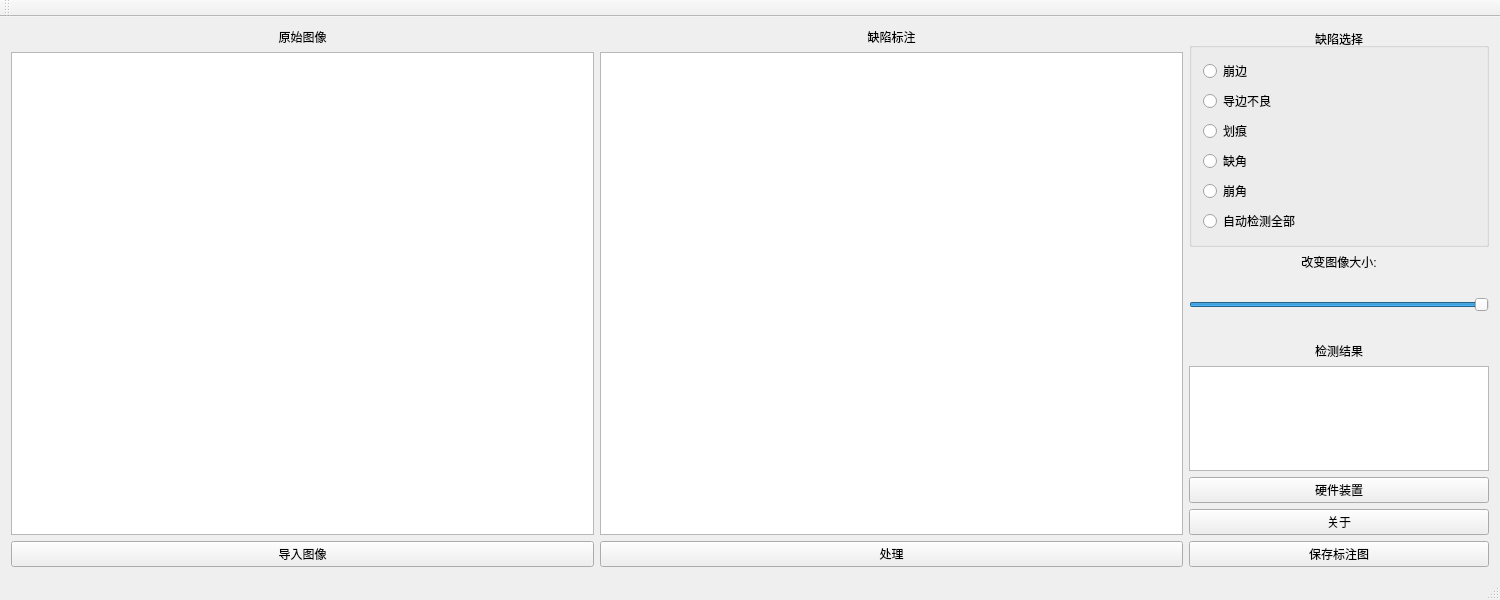
<?xml version="1.0" encoding="UTF-8"?>
<ui version="4.0">
 <class>MainWindow</class>
 <widget class="QMainWindow" name="MainWindow">
  <property name="geometry">
   <rect>
    <x>0</x>
    <y>0</y>
    <width>1500</width>
    <height>600</height>
   </rect>
  </property>
  <property name="windowTitle">
   <string>MainWindow</string>
  </property>
  <widget class="QWidget" name="centralWidget">
   <layout class="QGridLayout" name="gridLayout_2">
    <item row="1" column="1">
     <widget class="QLabel" name="Label">
      <property name="sizePolicy">
       <sizepolicy hsizetype="Minimum" vsizetype="Fixed">
        <horstretch>0</horstretch>
        <verstretch>0</verstretch>
       </sizepolicy>
      </property>
      <property name="text">
       <string>改变图像大小:</string>
      </property>
      <property name="alignment">
       <set>Qt::AlignCenter</set>
      </property>
     </widget>
    </item>
    <item row="8" column="1">
     <layout class="QVBoxLayout" name="verticalLayout_2">
      <item>
       <widget class="QLabel" name="label">
        <property name="sizePolicy">
         <sizepolicy hsizetype="Minimum" vsizetype="Preferred">
          <horstretch>0</horstretch>
          <verstretch>0</verstretch>
         </sizepolicy>
        </property>
        <property name="minimumSize">
         <size>
          <width>300</width>
          <height>0</height>
         </size>
        </property>
        <property name="text">
         <string>检测结果</string>
        </property>
        <property name="alignment">
         <set>Qt::AlignCenter</set>
        </property>
       </widget>
      </item>
      <item>
       <widget class="QTextBrowser" name="result">
        <property name="sizePolicy">
         <sizepolicy hsizetype="Minimum" vsizetype="Minimum">
          <horstretch>0</horstretch>
          <verstretch>0</verstretch>
         </sizepolicy>
        </property>
        <property name="minimumSize">
         <size>
          <width>0</width>
          <height>100</height>
         </size>
        </property>
       </widget>
      </item>
      <item>
       <widget class="QPushButton" name="HardwareButtom">
        <property name="text">
         <string>硬件装置</string>
        </property>
       </widget>
      </item>
      <item>
       <widget class="QPushButton" name="About">
        <property name="text">
         <string>关于</string>
        </property>
       </widget>
      </item>
      <item>
       <widget class="QPushButton" name="SaveButtom">
        <property name="text">
         <string>保存标注图</string>
        </property>
       </widget>
      </item>
     </layout>
    </item>
    <item row="0" column="0" rowspan="9">
     <layout class="QGridLayout" name="gridLayout">
      <item row="1" column="0">
       <widget class="QGraphicsView" name="InputImage"/>
      </item>
      <item row="0" column="1">
       <widget class="QLabel" name="OutputLabel">
        <property name="text">
         <string>缺陷标注</string>
        </property>
        <property name="alignment">
         <set>Qt::AlignCenter</set>
        </property>
       </widget>
      </item>
      <item row="0" column="0">
       <widget class="QLabel" name="InputLabel">
        <property name="text">
         <string>原始图像</string>
        </property>
        <property name="alignment">
         <set>Qt::AlignCenter</set>
        </property>
       </widget>
      </item>
      <item row="2" column="0">
       <widget class="QPushButton" name="OpenButtom">
        <property name="text">
         <string>导入图像</string>
        </property>
       </widget>
      </item>
      <item row="2" column="1">
       <widget class="QPushButton" name="ProcessButtom">
        <property name="text">
         <string>处理</string>
        </property>
       </widget>
      </item>
      <item row="1" column="1">
       <widget class="QGraphicsView" name="OutputImage"/>
      </item>
     </layout>
    </item>
    <item row="3" column="1">
     <widget class="QSlider" name="SizeSlider">
      <property name="sizePolicy">
       <sizepolicy hsizetype="Minimum" vsizetype="Fixed">
        <horstretch>0</horstretch>
        <verstretch>0</verstretch>
       </sizepolicy>
      </property>
      <property name="minimum">
       <number>1</number>
      </property>
      <property name="maximum">
       <number>100</number>
      </property>
      <property name="value">
       <number>100</number>
      </property>
      <property name="orientation">
       <enum>Qt::Horizontal</enum>
      </property>
     </widget>
    </item>
    <item row="0" column="1">
     <layout class="QVBoxLayout" name="verticalLayout">
      <item>
       <widget class="QGroupBox" name="ModeGroup">
        <property name="sizePolicy">
         <sizepolicy hsizetype="Minimum" vsizetype="Fixed">
          <horstretch>0</horstretch>
          <verstretch>0</verstretch>
         </sizepolicy>
        </property>
        <property name="minimumSize">
         <size>
          <width>300</width>
          <height>0</height>
         </size>
        </property>
        <property name="title">
         <string>缺陷选择</string>
        </property>
        <property name="alignment">
         <set>Qt::AlignCenter</set>
        </property>
        <layout class="QFormLayout" name="formLayout">
         <item row="0" column="0">
          <widget class="QRadioButton" name="BenBian">
           <property name="text">
            <string>崩边</string>
           </property>
          </widget>
         </item>
         <item row="1" column="0">
          <widget class="QRadioButton" name="DaoBianBuLiang">
           <property name="text">
            <string>导边不良</string>
           </property>
          </widget>
         </item>
         <item row="2" column="0">
          <widget class="QRadioButton" name="HuaHeng">
           <property name="text">
            <string>划痕</string>
           </property>
          </widget>
         </item>
         <item row="3" column="0">
          <widget class="QRadioButton" name="QueJiao">
           <property name="text">
            <string>缺角</string>
           </property>
          </widget>
         </item>
         <item row="5" column="0">
          <widget class="QRadioButton" name="All">
           <property name="text">
            <string>自动检测全部</string>
           </property>
          </widget>
         </item>
         <item row="4" column="0">
          <widget class="QRadioButton" name="BenJiao">
           <property name="text">
            <string>崩角</string>
           </property>
          </widget>
         </item>
        </layout>
       </widget>
      </item>
     </layout>
    </item>
    <item row="2" column="1">
     <widget class="QLabel" name="SizeLabel">
      <property name="text">
       <string/>
      </property>
      <property name="alignment">
       <set>Qt::AlignCenter</set>
      </property>
     </widget>
    </item>
   </layout>
  </widget>
  <widget class="QMenuBar" name="menuBar">
   <property name="geometry">
    <rect>
     <x>0</x>
     <y>0</y>
     <width>1500</width>
     <height>21</height>
    </rect>
   </property>
  </widget>
  <widget class="QToolBar" name="mainToolBar">
   <attribute name="toolBarArea">
    <enum>TopToolBarArea</enum>
   </attribute>
   <attribute name="toolBarBreak">
    <bool>false</bool>
   </attribute>
  </widget>
  <widget class="QStatusBar" name="statusBar"/>
 </widget>
 <layoutdefault spacing="6" margin="11"/>
 <resources/>
 <connections/>
</ui>
